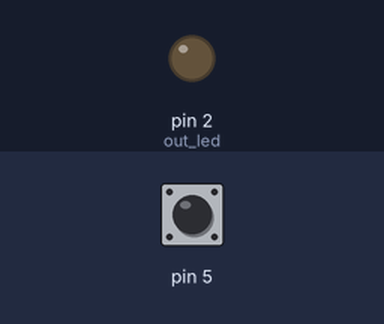
A program run on a simulated Arduino Uno, built with avr-gcc and run on an emulated ATmega328P. On the bench: output pins drawn as LEDs (lit = HIGH). Dashed ring = blinking. Inputs (shaded band) come from the test bench; at power-on: pin 5 LOW. What the program prints to the serial monitor is not drawn.

Above: at 1.2 s.
1.3 s: pin 5 pulsed HIGH 5 times (0.12 s each, 0.3 s apart)
At 1.57 s:
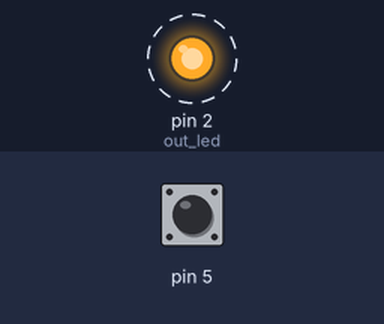
At 3.8 s:
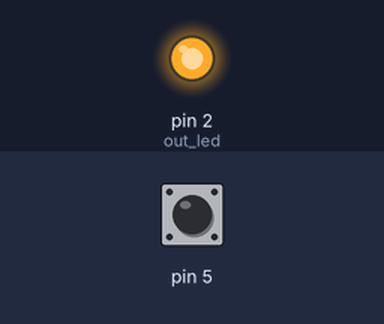
Timing chart, 0 to 5.3 s (numbered marks = the images above; inputs shaded):
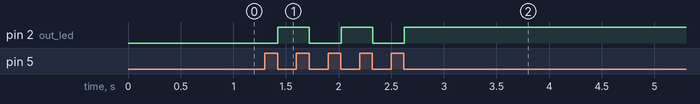

Measured:
- after the input at 1.3 s, pin 2 (out_led): alternates HIGH for 0.30 s and LOW for 0.30 s, 5 changes in all, then stays HIGH, starting after 0.12 s

The program:

main.cpp
```cpp
#include <Arduino.h>
#include "fsm.h"
#define out_led 2

bool in_but = 0;
int state = state_0;

void setup() {
  // put your setup code here, to run once:
  pinMode(out_led, OUTPUT);
  pinMode(in_but, INPUT);
  Serial.begin(9600);
}

void loop() {

  // put your main code here, to run repeatedly:
  in_but = digitalRead(5);
  digitalWrite(out_led, fsm(&state,in_but));
  Serial.println(state);
}
```

fsm.cpp
```cpp
#include "fsm.h"
int count = 0;
bool output = 0;
bool fsm(int* state, bool input){
    if(*state == state_0){
        if(input == 0){
            *state = state_0;
            count = 0;
        }
        else{
            count++;
            if(count > cnt_thrs){
                *state = state_1;
            }
            else{
                *state = state_0;
            }

        }
        output = 0;
    }
    else if(*state == state_1){
        count = 0;
        if(input == 0){
            *state = state_2;
        }
        else{
             *state = state_1;
        }
    }
    else if(*state == state_2){
        if(input == 0){
            *state = state_2;
            count = 0;
        }
        else{
            count++;
            if(count > cnt_thrs){
                *state = state_3;
                count = 0;
            }
        }
        output = 1;
    }
    else if(*state == state_3){
        count = 0;
        if(input == 0){
            *state = state_0;
        }
        else{
             *state = state_3;
        }
    }
    return output;
}
```

fsm.h
```cpp
#define state_0 0
#define state_1 1
#define state_2 2
#define state_3 3
#define cnt_thrs 2

bool fsm(int* state, bool input);
```
